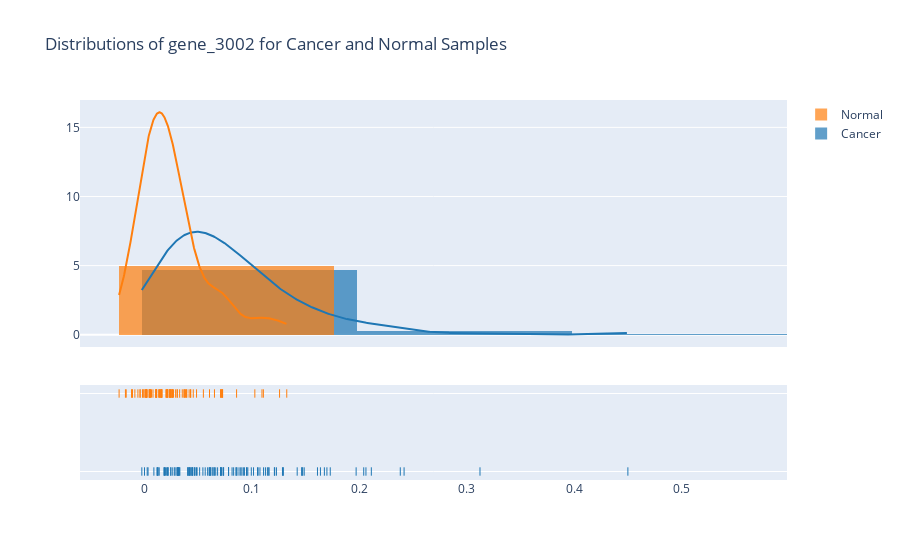

Notebook cell for this chart:
### Markdown cell above
Plot distributions of gene_3002 for cancer and normal samples

### Code cell
X = df1.gene_3002.to_numpy()
Y = df2.gene_3002.to_numpy()
hist_data = [X, Y]
group_labels = ['Cancer', 'Normal']

fig = ff.create_distplot(hist_data, group_labels, bin_size=.2)
fig.update_layout(title_text='Distributions of gene_3002 for Cancer and Normal Samples')
fig.show()

### Figure 1 — Plotly figure (JSON) as saved in the notebook; plotly's stock layout.template omitted (floating-point values rounded to 4 significant figures; data arrays with more than 128 entries replaced by an {"elided": "..."} marker saying what was removed)
{"data": [{"histnorm": "probability density", "legendgroup": "Cancer", "marker": {"color": "rgb(31, 119, 180)"}, "name": "Cancer", "opacity": 0.7, "type": "histogram", "x": [0.07856, 0.09521, 0.1466, 0.08983, 0.2113, 0.1972, 0.03306, 0.01264, 0.2418, 0.1468, 0.4499, 0.1489, 0.1474, 0.02228, 0.01204, 0.2382, 0.3124, 0.03121, 0.0632, 0.0933, 0.04249, 0.1231, 0.09644, 0.1293, 0.06139, 0.07379, 0.08828, 0.009081, -0.002126, 0.09558, 0.1128, 0.1162, 0.1731, 0.05165, 0.07119, 0.1293, 0.1077, 0.06399, 0.1424, 0.1676, 0.04266, 0.1612, 0.07853, 0.06515, 0.01303, 0.1147, 0.06661, 0.1155, 0.0218, 0.02066, 0.04199, 0.06121, 0.0003602, 0.03311, 0.04475, 0.04091, 0.04057, 0.003657, 0.04661, 0.01227, 0.2042, 0.04439, 0.04669, 0.03207, 0.002855, 0.02219, 0.02863, 0.02664, 0.01843, 0.04461, 0.08324, 0.0923, 0.164, 0.1214, 0.17, 0.03152, 0.07393, 0.04093, 0.02488, 0.05466, 0.07107, 0.1211, 0.1111, 0.01886, 0.0316, 0.08562, 0.07848, 0.02477, 0.06043, 0.07236, 0.1055, 0.0613, 0.09092, 0.106, 0.04276, 0.03087, 0.01902, 0.1017, 0.08552, 0.03053, 0.03176, 0.1287, 0.04875, 0.01401, 0.02857, 0.06834, 0.01981, 0.04741, 0.05681, 0.04486, 0.07206, 0.07138, 0.05906, 0.09968, 0.06522, 0.08179, 0.2063, 0.08636, 0.06138, 0.04924], "xaxis": "x", "xbins": {"end": 0.4499, "size": 0.2, "start": -0.002126}, "yaxis": "y"}, {"histnorm": "probability density", "legendgroup": "Normal", "marker": {"color": "rgb(255, 127, 14)"}, "name": "Normal", "opacity": 0.7, "type": "histogram", "x": [0.07119, 0.05512, 0.0215, 0.002892, 0.06081, -0.01124, 0.0156, 0.02514, 0.03785, 0.01151, 0.001105, 0.01442, 0.01112, 0.02188, 0.02587, 0.06543, 0.02186, 0.002274, 0.008248, -0.02327, 0.03853, 0.02417, 0.1109, 0.07299, 0.02083, 0.004799, 0.03549, 0.02022, 0.1096, 0.02653, 0.03084, 0.086, 0.1326, 0.07135, 0.103, 0.07224, 0.126, 0.07282, 0.02102, 0.01354, 0.03936, 0.04339, 0.01091, 0.03971, 0.005676, 0.07175, 0.01083, 0.01485, 0.04875, -0.01667, -0.003756, 0.005874, -0.0001086, 0.02617, 0.02321, 0.004985, 0.005611, -0.001531, -0.003748, 0.004655, 0.01412, -0.01738, 0.02402, 0.01165, 0.001952, 0.001801, 0.0164, 0.03743, 0.02614, 0.04186, -0.008612, 0.04314, -0.0008759, 0.03304, 0.01671, 0.001924, 0.01585, 0.02435, 0.01591, 0.02735, 0.02369, -0.01166, -0.005776, 0.02475, 0.04571, 0.01168, 0.01566, 0.01127, 0.002351, 0.001082, 0.005495, 0.03076, 0.03698, 0.006886, -0.01082, 0.02932], "xaxis": "x", "xbins": {"end": 0.1326, "size": 0.2, "start": -0.02327}, "yaxis": "y"}, {"legendgroup": "Cancer", "marker": {"color": "rgb(31, 119, 180)"}, "mode": "lines", "name": "Cancer", "showlegend": false, "type": "scatter", "x": {"elided": "500 float values"}, "xaxis": "x", "y": {"elided": "500 float values"}, "yaxis": "y"}, {"legendgroup": "Normal", "marker": {"color": "rgb(255, 127, 14)"}, "mode": "lines", "name": "Normal", "showlegend": false, "type": "scatter", "x": {"elided": "500 float values"}, "xaxis": "x", "y": {"elided": "500 float values"}, "yaxis": "y"}, {"legendgroup": "Cancer", "marker": {"color": "rgb(31, 119, 180)", "symbol": "line-ns-open"}, "mode": "markers", "name": "Cancer", "showlegend": false, "type": "scatter", "x": [0.07856, 0.09521, 0.1466, 0.08983, 0.2113, 0.1972, 0.03306, 0.01264, 0.2418, 0.1468, 0.4499, 0.1489, 0.1474, 0.02228, 0.01204, 0.2382, 0.3124, 0.03121, 0.0632, 0.0933, 0.04249, 0.1231, 0.09644, 0.1293, 0.06139, 0.07379, 0.08828, 0.009081, -0.002126, 0.09558, 0.1128, 0.1162, 0.1731, 0.05165, 0.07119, 0.1293, 0.1077, 0.06399, 0.1424, 0.1676, 0.04266, 0.1612, 0.07853, 0.06515, 0.01303, 0.1147, 0.06661, 0.1155, 0.0218, 0.02066, 0.04199, 0.06121, 0.0003602, 0.03311, 0.04475, 0.04091, 0.04057, 0.003657, 0.04661, 0.01227, 0.2042, 0.04439, 0.04669, 0.03207, 0.002855, 0.02219, 0.02863, 0.02664, 0.01843, 0.04461, 0.08324, 0.0923, 0.164, 0.1214, 0.17, 0.03152, 0.07393, 0.04093, 0.02488, 0.05466, 0.07107, 0.1211, 0.1111, 0.01886, 0.0316, 0.08562, 0.07848, 0.02477, 0.06043, 0.07236, 0.1055, 0.0613, 0.09092, 0.106, 0.04276, 0.03087, 0.01902, 0.1017, 0.08552, 0.03053, 0.03176, 0.1287, 0.04875, 0.01401, 0.02857, 0.06834, 0.01981, 0.04741, 0.05681, 0.04486, 0.07206, 0.07138, 0.05906, 0.09968, 0.06522, 0.08179, 0.2063, 0.08636, 0.06138, 0.04924], "xaxis": "x", "y": ["Cancer", "Cancer", "Cancer", "Cancer", "Cancer", "Cancer", "Cancer", "Cancer", "Cancer", "Cancer", "Cancer", "Cancer", "Cancer", "Cancer", "Cancer", "Cancer", "Cancer", "Cancer", "Cancer", "Cancer", "Cancer", "Cancer", "Cancer", "Cancer", "Cancer", "Cancer", "Cancer", "Cancer", "Cancer", "Cancer", "Cancer", "Cancer", "Cancer", "Cancer", "Cancer", "Cancer", "Cancer", "Cancer", "Cancer", "Cancer", "Cancer", "Cancer", "Cancer", "Cancer", "Cancer", "Cancer", "Cancer", "Cancer", "Cancer", "Cancer", "Cancer", "Cancer", "Cancer", "Cancer", "Cancer", "Cancer", "Cancer", "Cancer", "Cancer", "Cancer", "Cancer", "Cancer", "Cancer", "Cancer", "Cancer", "Cancer", "Cancer", "Cancer", "Cancer", "Cancer", "Cancer", "Cancer", "Cancer", "Cancer", "Cancer", "Cancer", "Cancer", "Cancer", "Cancer", "Cancer", "Cancer", "Cancer", "Cancer", "Cancer", "Cancer", "Cancer", "Cancer", "Cancer", "Cancer", "Cancer", "Cancer", "Cancer", "Cancer", "Cancer", "Cancer", "Cancer", "Cancer", "Cancer", "Cancer", "Cancer", "Cancer", "Cancer", "Cancer", "Cancer", "Cancer", "Cancer", "Cancer", "Cancer", "Cancer", "Cancer", "Cancer", "Cancer", "Cancer", "Cancer", "Cancer", "Cancer", "Cancer", "Cancer", "Cancer", "Cancer"], "yaxis": "y2"}, {"legendgroup": "Normal", "marker": {"color": "rgb(255, 127, 14)", "symbol": "line-ns-open"}, "mode": "markers", "name": "Normal", "showlegend": false, "type": "scatter", "x": [0.07119, 0.05512, 0.0215, 0.002892, 0.06081, -0.01124, 0.0156, 0.02514, 0.03785, 0.01151, 0.001105, 0.01442, 0.01112, 0.02188, 0.02587, 0.06543, 0.02186, 0.002274, 0.008248, -0.02327, 0.03853, 0.02417, 0.1109, 0.07299, 0.02083, 0.004799, 0.03549, 0.02022, 0.1096, 0.02653, 0.03084, 0.086, 0.1326, 0.07135, 0.103, 0.07224, 0.126, 0.07282, 0.02102, 0.01354, 0.03936, 0.04339, 0.01091, 0.03971, 0.005676, 0.07175, 0.01083, 0.01485, 0.04875, -0.01667, -0.003756, 0.005874, -0.0001086, 0.02617, 0.02321, 0.004985, 0.005611, -0.001531, -0.003748, 0.004655, 0.01412, -0.01738, 0.02402, 0.01165, 0.001952, 0.001801, 0.0164, 0.03743, 0.02614, 0.04186, -0.008612, 0.04314, -0.0008759, 0.03304, 0.01671, 0.001924, 0.01585, 0.02435, 0.01591, 0.02735, 0.02369, -0.01166, -0.005776, 0.02475, 0.04571, 0.01168, 0.01566, 0.01127, 0.002351, 0.001082, 0.005495, 0.03076, 0.03698, 0.006886, -0.01082, 0.02932], "xaxis": "x", "y": ["Normal", "Normal", "Normal", "Normal", "Normal", "Normal", "Normal", "Normal", "Normal", "Normal", "Normal", "Normal", "Normal", "Normal", "Normal", "Normal", "Normal", "Normal", "Normal", "Normal", "Normal", "Normal", "Normal", "Normal", "Normal", "Normal", "Normal", "Normal", "Normal", "Normal", "Normal", "Normal", "Normal", "Normal", "Normal", "Normal", "Normal", "Normal", "Normal", "Normal", "Normal", "Normal", "Normal", "Normal", "Normal", "Normal", "Normal", "Normal", "Normal", "Normal", "Normal", "Normal", "Normal", "Normal", "Normal", "Normal", "Normal", "Normal", "Normal", "Normal", "Normal", "Normal", "Normal", "Normal", "Normal", "Normal", "Normal", "Normal", "Normal", "Normal", "Normal", "Normal", "Normal", "Normal", "Normal", "Normal", "Normal", "Normal", "Normal", "Normal", "Normal", "Normal", "Normal", "Normal", "Normal", "Normal", "Normal", "Normal", "Normal", "Normal", "Normal", "Normal", "Normal", "Normal", "Normal", "Normal"], "yaxis": "y2"}], "layout": {"autosize": true, "barmode": "overlay", "hovermode": "closest", "legend": {"traceorder": "reversed"}, "title": {"text": "Distributions of gene_3002 for Cancer and Normal Samples"}, "xaxis": {"anchor": "y2", "autorange": true, "domain": [0, 1], "range": [-0.05875, 0.5979], "type": "linear", "zeroline": false}, "yaxis": {"anchor": "free", "autorange": true, "domain": [0.35, 1], "position": 0, "range": [-0.8862, 16.98], "type": "linear"}, "yaxis2": {"anchor": "x", "autorange": true, "domain": [0, 0.25], "dtick": 1, "range": [-0.1818, 1.182], "showticklabels": false, "type": "category"}}}
